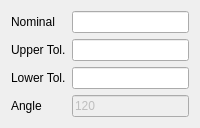
           <widget class="QWidget" name="radiusTETab">
            <attribute name="title">
             <string>Radius TE</string>
            </attribute>
            <layout class="QGridLayout" name="gridLayout_16">
             <item row="1" column="1">
              <widget class="QLineEdit" name="upperTolRadiusTE"/>
             </item>
             <item row="0" column="0">
              <widget class="QLabel" name="label_23">
               <property name="text">
                <string>Nominal</string>
               </property>
              </widget>
             </item>
             <item row="2" column="1">
              <widget class="QLineEdit" name="lowerTolRadiusTE"/>
             </item>
             <item row="0" column="1">
              <widget class="QLineEdit" name="nominalRadiusTE">
               <property name="readOnly">
                <bool>true</bool>
               </property>
              </widget>
             </item>
             <item row="2" column="0">
              <widget class="QLabel" name="label_25">
               <property name="text">
                <string>Lower Tol.</string>
               </property>
              </widget>
             </item>
             <item row="1" column="0">
              <widget class="QLabel" name="label_24">
               <property name="text">
                <string>Upper Tol.</string>
               </property>
              </widget>
             </item>
             <item row="3" column="1">
              <widget class="QLineEdit" name="degreeAngleTE">
               <property name="enabled">
                <bool>false</bool>
               </property>
               <property name="text">
                <string>120</string>
               </property>
              </widget>
             </item>
             <item row="3" column="0">
              <widget class="QLabel" name="label_31">
               <property name="text">
                <string>Angle</string>
               </property>
              </widget>
             </item>
            </layout>
           </widget>
